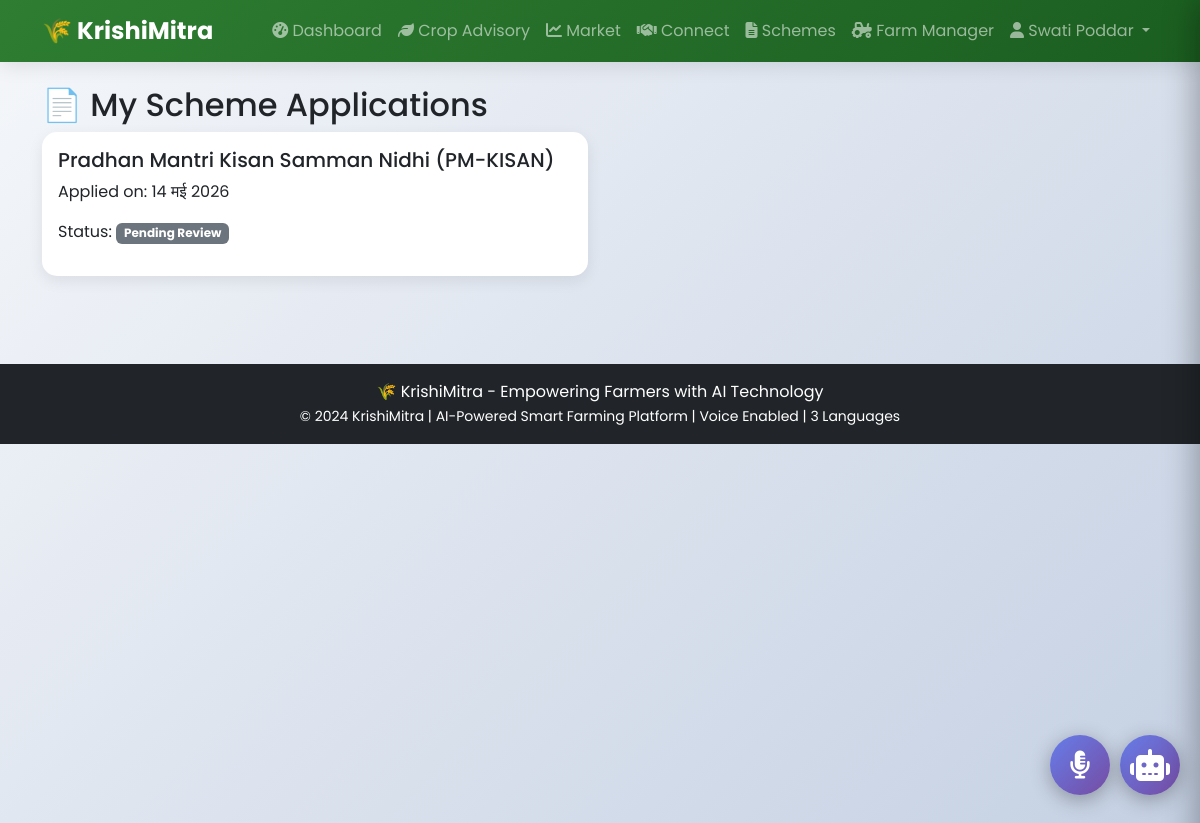
The app's page /schemes/my-applications/ (signed in) with its own data.
### core/models.py (models this page shows, shortened)
class Farmer(AbstractUser):
    phone = models.CharField(max_length=15, unique=True)
    village = models.CharField(max_length=100)
    district = models.CharField(max_length=100)
    state = models.CharField(max_length=100)
    land_size = models.DecimalField(max_digits=10, decimal_places=2, null=True, blank=True)
    preferred_language = models.CharField(max_length=10, default='en', choices=[
        ('en', 'English'),
        ('hi', 'Hindi'),
        ('kn', 'Kannada'),
    ])
    profile_picture = models.ImageField(upload_to='profiles/', null=True, blank=True)
    created_at = models.DateTimeField(auto_now_add=True)

### schemes/models.py (models this page shows, shortened)
class SchemeApplication(models.Model):
    STATUS_CHOICES = [
        ('pending', 'Pending Review'),
        ('processing', 'Processing'),
        ('approved', 'Approved'),
        ('rejected', 'Rejected'),
        ('document_required', 'More Documents Required'),
    ]
    farmer = models.ForeignKey(Farmer, on_delete=models.CASCADE, related_name='scheme_applications')
    scheme = models.ForeignKey(GovernmentScheme, on_delete=models.CASCADE, related_name='applications')
    applied_date = models.DateField(auto_now_add=True)
    status = models.CharField(max_length=20, choices=STATUS_CHOICES, default='pending')
    application_id = models.CharField(max_length=100, blank=True)
    notes = models.TextField(blank=True)
    updated_at = models.DateTimeField(auto_now=True)

class GovernmentScheme(models.Model):
    CATEGORY_CHOICES = [
        ('income_support', 'Income Support'),
        ('insurance', 'Crop Insurance'),
        ('credit_loan', 'Credit & Loan'),
        ('infrastructure', 'Infrastructure'),
        ('mechanization', 'Farm Mechanization'),
        ('irrigation', 'Irrigation'),
        ('organic_farming', 'Organic Farming'),
        ('horticulture', 'Horticulture'),
        ('seed_planting', 'Seed & Planting'),
        ('marketing', 'Marketing'),
        ('digital_agri', 'Digital Agriculture'),
        ('pension', 'Pension & Welfare'),
    ]
    name = models.CharField(max_length=200)
    name_hi = models.CharField(max_length=200, blank=True)
    short_description = models.TextField()
    description = models.TextField()
    benefits = models.TextField()
    eligibility = models.TextField()
    application_process = models.TextField()
    documents_required = models.TextField(blank=True)
    category = models.CharField(max_length=50, choices=CATEGORY_CHOICES, default='income_support')
    financial_assistance = models.CharField(max_length=200, blank=True)
    deadline = models.DateField(null=True, blank=True)
    website = models.URLField(blank=True)
    icon = models.CharField(max_length=10, default='📜')
    is_active = models.BooleanField(default=True)
    created_at = models.DateTimeField(auto_now_add=True)

### schemes/views.py (the view)
# urls.py: path('my-applications/', views.my_applications, name='my_applications'),
@login_required
def my_applications(request):
    applications = SchemeApplication.objects.filter(farmer=request.user).order_by('-applied_date')
    return render(request, 'schemes/my_applications.html', {'applications': applications})

### core/context_processors.py (called while the page is built)
def language_processor(request):
    return {
        'current_language': translation.get_language(),
    }

### templates/schemes/my_applications.html (shortened to what this page needs)
{% extends 'base.html' %}
{% block content %}
<div class="container py-4">
    <h2>📄 My Scheme Applications</h2>
    <div class="row">
        {% for application in applications %}
        <div class="col-md-6 mb-3">
            <div class="card">
                <div class="card-body">
                    <h5>{{ application.scheme.name }}</h5>
                    <p>Applied on: {{ application.applied_date }}</p>
                    <p>Status:
                        <span class="badge
                            {% if application.status == 'approved' %}bg-success
                            {% elif application.status == 'rejected' %}bg-danger
                            {% elif application.status == 'processing' %}bg-warning
                            {% else %}bg-secondary{% endif %}">
                            {{ application.get_status_display }}
                        </span>
                    </p>
                </div>
            </div>
        </div>
        {% empty %}
        <p>No applications yet. <a href="{% url 'schemes_list' %}">Browse schemes</a></p>
        {% endfor %}
    </div>
</div>
{% endblock %}

### templates/base.html (shortened to what this page needs)
<!DOCTYPE html>
<html lang="en">
<head>
    <link href="https://cdn.jsdelivr.net/npm/bootstrap@5.3.0/dist/css/bootstrap.min.css" rel="stylesheet">
    <link rel="stylesheet" href="https://cdnjs.cloudflare.com/ajax/libs/font-awesome/6.4.0/css/all.min.css">
    {% load static %}
</head>
<body>
    <div class="ai-toggle-btn" onclick="toggleSidebar()">
        <i class="fas fa-robot fa-2x"></i>
    </div>
    <nav class="navbar navbar-expand-lg navbar-dark">
        <div class="container">
            <a class="navbar-brand" href="{% url 'home' %}">
                🌾 KrishiMitra
            </a>
            <div class="collapse navbar-collapse" id="navbarNav">
                <ul class="navbar-nav ms-auto">
                    {% if user.is_authenticated %}
                        <li class="nav-item">
                            <a class="nav-link" href="{% url 'dashboard' %}">
                                <i class="fas fa-tachometer-alt"></i> <span data-translate="dashboard">Dashboard</span>
                            </a>
                        </li>
                        <li class="nav-item">
                            <a class="nav-link" href="{% url 'crop_advisory' %}">
                                <i class="fas fa-leaf"></i> <span data-translate="advisory">Crop Advisory</span>
                            </a>
                        </li>
                        <li class="nav-item">
                            <a class="nav-link" href="{% url 'market_dashboard' %}">
                                <i class="fas fa-chart-line"></i> <span data-translate="market">Market</span>
                            </a>
                        </li>
                        <li class="nav-item">
                            <a class="nav-link" href="{% url 'marketplace' %}">
                                <i class="fas fa-handshake"></i> <span data-translate="connect">Connect</span>
                            </a>
                        </li>
                        <li class="nav-item">
                            <a class="nav-link" href="{% url 'schemes_list' %}">
                                <i class="fas fa-file-alt"></i> <span data-translate="schemes">Schemes</span>
                            </a>
                        </li>
                        <li class="nav-item">
                            <a class="nav-link" href="{% url 'farm_manager' %}">
                                <i class="fas fa-tractor"></i> <span data-translate="farm">Farm Manager</span>
                            </a>
                        </li>
                        <li class="nav-item dropdown">
                            <a class="nav-link dropdown-toggle" href="#" id="userDropdown" role="button" data-bs-toggle="dropdown">
                                <i class="fas fa-user"></i> {{ user.get_full_name|default:user.username }}
                            </a>
                        </li>
                    {% endif %}
                </ul>
            </div>
        </div>
    </nav>
<div class="floating-voice-btn" onclick="toggleVoiceModal()">
    <i class="fas fa-microphone-alt"></i>
</div>
    <div class="main-content">
        {% block content %}
        {% endblock %}
    </div>
    <footer class="bg-dark text-white text-center py-3 mt-5">
        <div class="container">
            <p class="mb-0">🌾 KrishiMitra - Empowering Farmers with AI Technology</p>
            <small>© 2024 KrishiMitra | AI-Powered Smart Farming Platform | Voice Enabled | 3 Languages</small>
        </div>
    </footer>
</body>
</html>

### templates/base.html (style rules this page uses)
* { margin: 0; padding: 0; box-sizing: border-box; }
body { font-family: 'Poppins', sans-serif; background: linear-gradient(135deg, #f5f7fa 0%, #c3cfe2 100%); min-height: 100vh; }
.ai-toggle-btn { position: fixed; right: 20px; bottom: 80px; background: linear-gradient(135deg, #667eea, #764ba2); color: white; width: 60px; height: 60px; border-radius: 50%; display: flex; align-items: center; justify-content: center; cursor: pointer; z-index: 1040; box-shadow: 0 5px 20px rgba(0,0,0,0.3); transition: 0.3s; }
.navbar { background: linear-gradient(135deg, #2e7d32, #1b5e20); box-shadow: 0 4px 20px rgba(0,0,0,0.1); }
.navbar-brand { font-weight: 700; font-size: 1.5rem; }
.card { border: none; border-radius: 15px; transition: 0.3s; box-shadow: 0 5px 15px rgba(0,0,0,0.08); }
.floating-voice-btn { position: fixed; bottom: 80px; right: 90px; width: 60px; height: 60px; background: linear-gradient(135deg, #667eea, #764ba2); border-radius: 50%; display: flex; align-items: center; justify-content: center; cursor: pointer; z-index: 1040; box-shadow: 0 5px 20px rgba(0,0,0,0.3); transition: all 0.3s; animation: pulse 2s infinite; }
.floating-voice-btn i { font-size: 28px; color: white; }

### records on screen
Farmer: get_full_name "Swati Poddar"
SchemeApplication: scheme.name "Pradhan Mantri Kisan Samman Nidhi (PM-KISAN)", applied_date "14 मई 2026", status "Pending Review"
